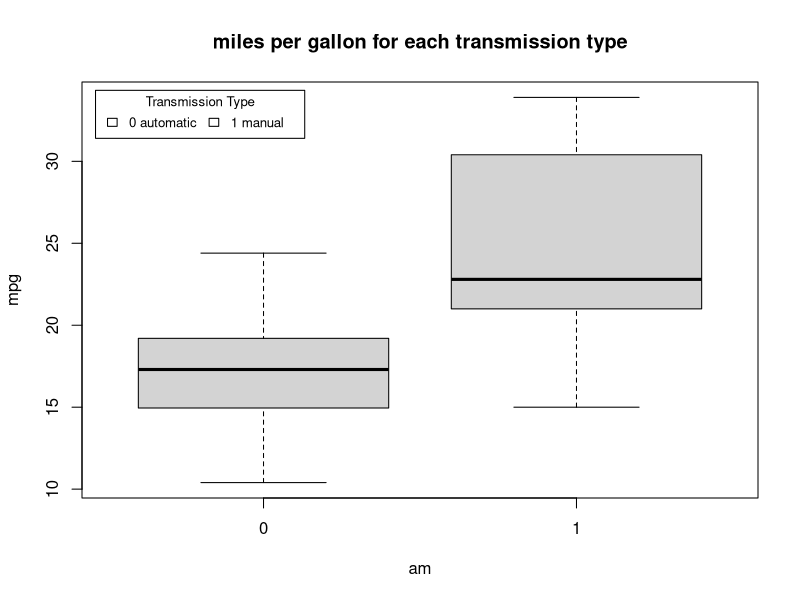
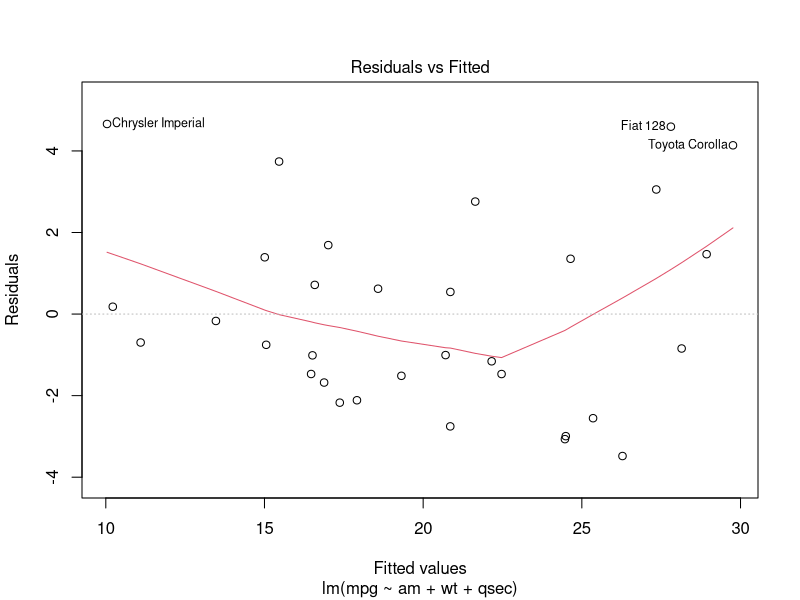
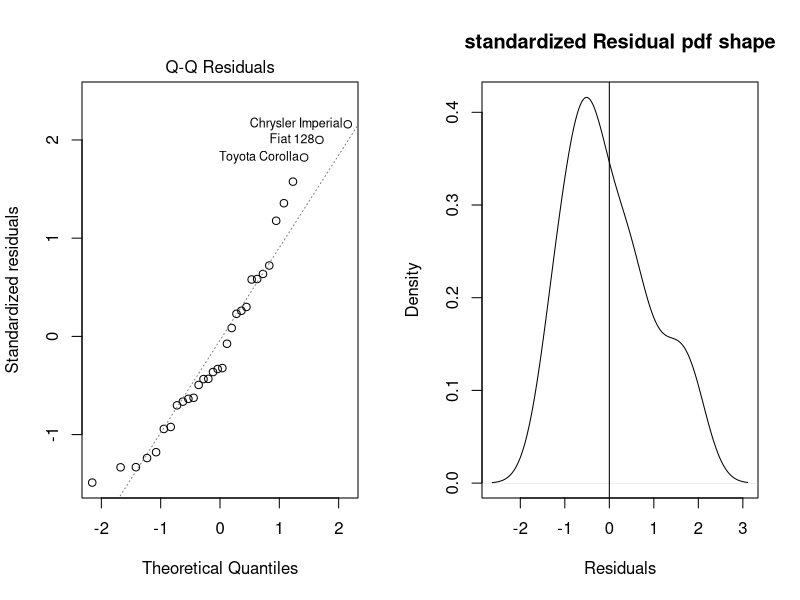
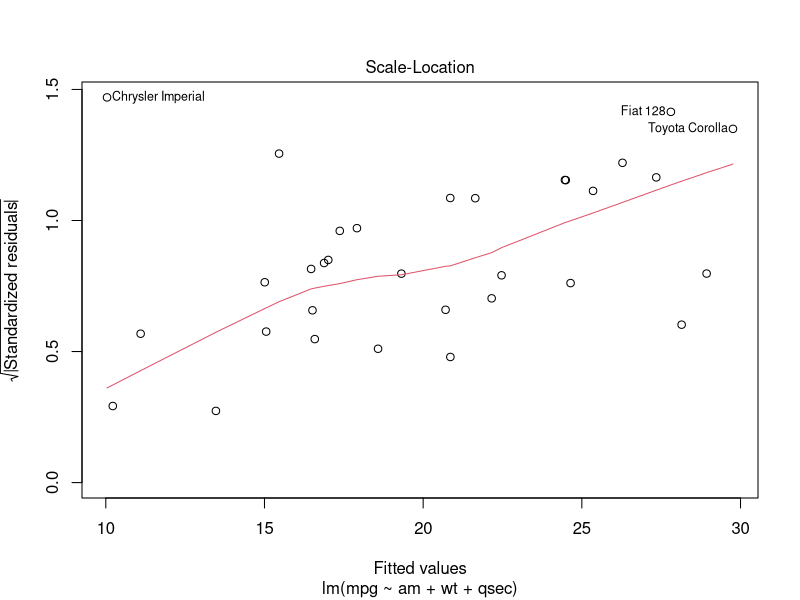
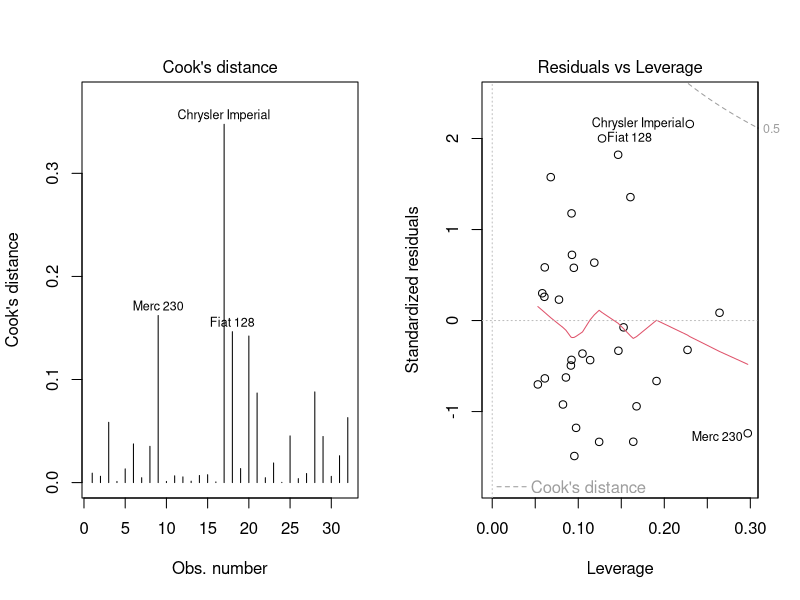
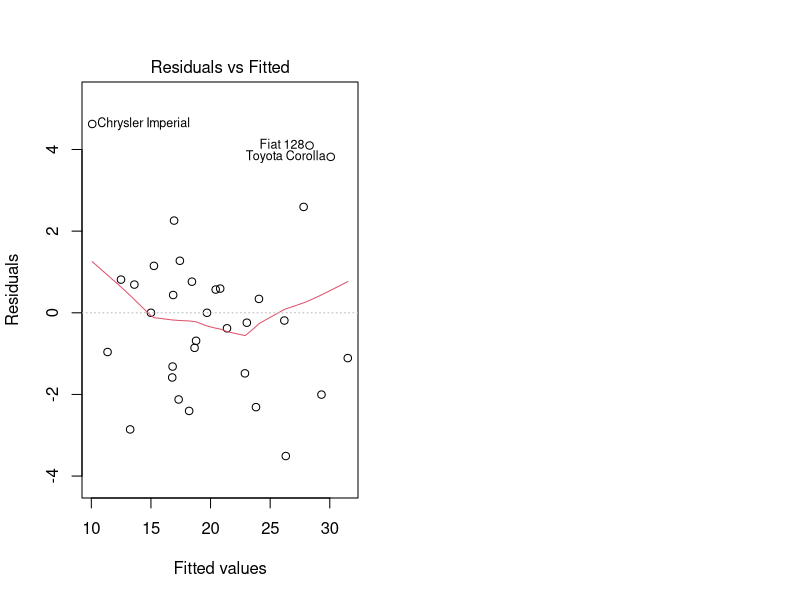
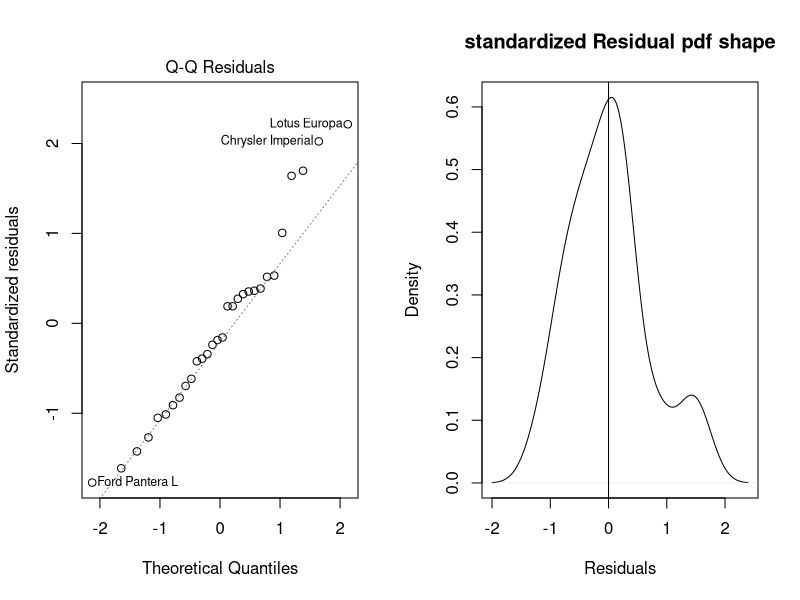
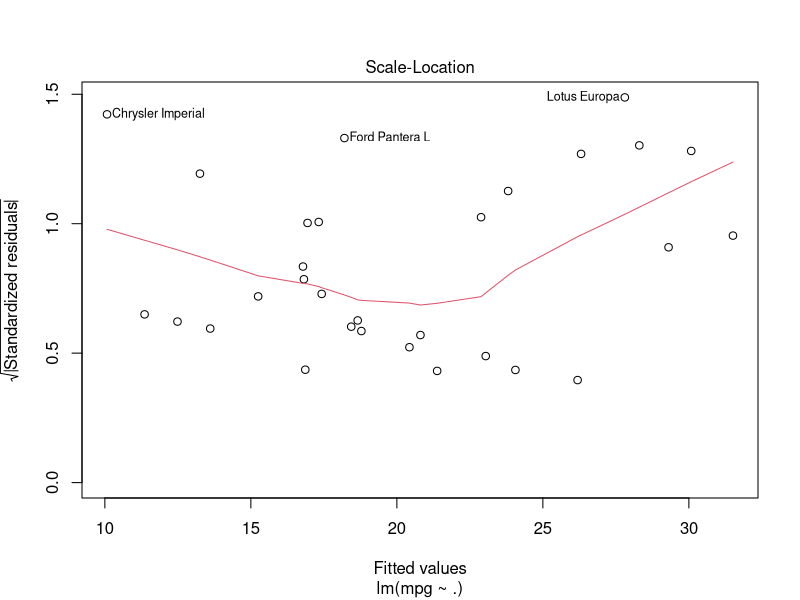

Source code (R) for these figures, in order:
## ---- chunk 1
#knitr::opts_chunk$set(echo = TRUE)
data("mtcars")
library(lmtest)
library(ggplot2)
library(gridExtra)
## ---- chunk 2
lapply(mtcars, unique,axis =  1 )
## ---- chunk 3
mtcars$cyl <-as.factor( mtcars$cyl)
mtcars$vs <-as.factor( mtcars$vs)
mtcars$carb <-as.factor( mtcars$carb)
mtcars$am <-as.factor( mtcars$am)
mtcars$gear <-as.factor( mtcars$gear)
## ---- chunk 4
summary(mtcars)
## ---- chunk 5
boxplot(mpg ~ am,data = mtcars)
title(main ="miles per gallon for each transmission type")
legend("topleft", inset=.02, title="Transmission Type",c("0 automatic","1 manual"), fill=topo.colors(0), horiz=TRUE, cex=0.8)
## ---- chunk 6
t.test(mtcars$mpg ~ mtcars$am, alternative = "two.sided", var.equal = FALSE)
## ---- chunk 7
model1 <- lm(mpg ~ am+ disp+ wt+ cyl+ drat +gear +qsec +vs +carb + hp, data = mtcars) 
modl1 <- step(model1 ,trace = FALSE , k = log(nrow(mtcars) ))
## ---- chunk 8
modl1$anova
## ---- chunk 9
model1 <- lm(mpg ~ ., data = mtcars)
summary(model1)$call; summary(model1)$coef
deviance(modl1)
## ---- chunk 10
summary(modl1)$call; summary(modl1)$coef
deviance(modl1)
## ---- chunk 11
plot(modl1,which = 1)
## ---- chunk 12
par(mfrow = c(1, 2))
plot(modl1,which = 2)
resdulpdf<-density(modl1$residuals /summary.lm(modl1)$sigma)
plot(resdulpdf,main='standardized Residual pdf shape',xlab='Residuals')
abline(v = 0)
## ---- chunk 13
par(mfrow = c(1, 1))
plot(modl1,which = 3)

## ---- chunk 14
bptest(modl1)
## ---- chunk 15
par(mfrow = c(1, 2))
plot(modl1,which = c(4,5))

## ---- chunk 16
plot(model1,which = 1)
## ---- chunk 17
par(mfrow = c(1, 2))
plot(model1,which = 2)
resdulpdf<-density(model1$residuals /summary.lm(model1)$sigma)
plot(resdulpdf,main='standardized Residual pdf shape',xlab='Residuals')
abline(v = 0)
## ---- chunk 18
par(mfrow = c(1, 1))
plot(model1,which = 3)

## ---- chunk 19
bptest(model1)
